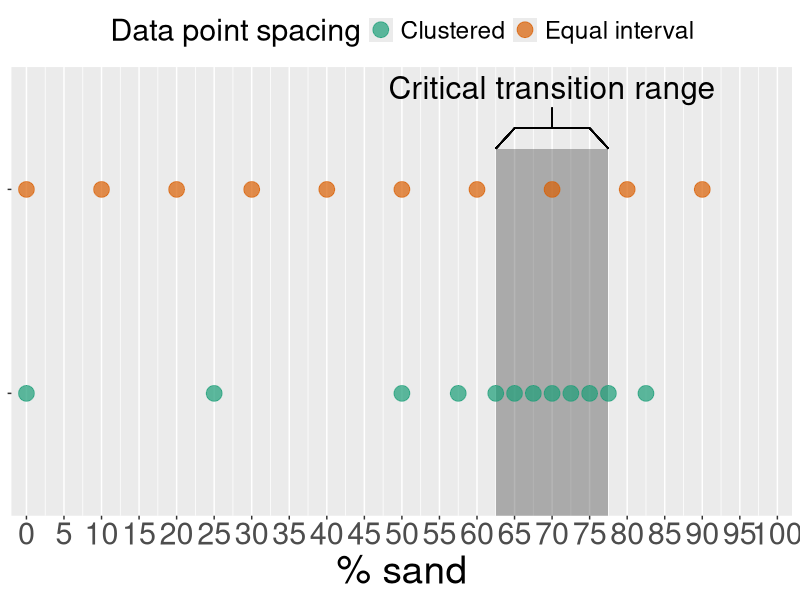

The R script that drew this image: (Note: this script raises an error after producing the figure.)
## ---- chunk 1
options(htmltools.dir.version = FALSE)
library(kableExtra)
knitr::opts_chunk$set(echo = F)
## ---- chunk 2
library(tidyverse)

sand_pcts <- tibble(method= c(rep("Equal interval", 10), rep("Clustered", 12) ),
       sand_pct= c(seq(0, 90, 10),
  c(0, 25,50,57.5,62.5,65,67.5,70,72.5,75, 77.5, 82.5))
)

sand_pcts_to_choose <- sand_pcts %>% 
    ggplot(aes(sand_pct, method, color=method))+
    geom_rect(xmin=62.5, xmax= 77.5, ymin=-Inf, ymax=2.2,
            alpha=1/50,
            color=NA)+geom_point(alpha=0.7, size= 5)+
  scale_x_continuous("% sand",
                     breaks = scales::breaks_width(width = 5, offset = 0),
                     limits = c(0, 100),
                     expand=expansion(mult=c(0,0), add = c(2,2)))+
  annotate("text",
           label= "Critical transition range",
           size=8,
           x= 70,
           y=2.5)+
    geom_segment(color= "black", x=65, xend= 75,
               y=2.3, yend=2.3)+
  geom_segment(color= "black", x=62.5, xend=65, y=2.2, yend=2.3)+
  geom_segment(color= "black", x=77.5, xend=75, y=2.2, yend=2.3)+
  geom_segment(color= "black", x=70, xend=70, y=2.3, yend=2.4)+
  scale_color_brewer(name= "Data point spacing",
                     palette = "Dark2")+
  theme(
    axis.text.y = element_blank(),
    axis.title.y = element_blank(),
    panel.grid.major.y =element_blank(),
    text = element_text(size=22),
    axis.text.x = element_text(size=22),
    axis.title.x = element_text(size=28),
    legend.position = "top"
  )
ggsave(plot= sand_pcts_to_choose, filename = 'choosing_sand_pcts_to_test.svg', height = 7, width = 16)
knitr::include_graphics('choosing_sand_pcts_to_test.svg')
## ---- chunk 3
scrs <- tibble(clay_pct= seq(0.1, 1, 0.1),
               silt_pct= 1- clay_pct,
               scr= silt_pct/clay_pct)
scrs_plot <- scrs %>% 
  ggplot(aes(clay_pct, scr))+
  geom_point()+
  labs(x= bquote("% < 2"~mu~"m"),
       y="Silt-to-clay ratio",
       title = bquote("Silt-to-clay ratio is deceiving because it is nonlinear with"~Delta~"% clay")
       )+
  theme(
    axis.title.y = element_text(angle=0, vjust = 0.5)
  )
scrs_plot
## ---- chunk 4
expt_design <- tribble(
  ~"Variable", ~"Class", ~"N", ~"Degrees of Freedom",
  "Sand %", "fixed", 12, 1,
  "Clay toughness",  "fixed", 4, 3,
  "Water content",  "fixed", 3, 1,
  "Block", "random", 3, 2, 
  "Day",   "random", 3, 2,
  "Residual error", NA, NA,  12*4*3*3 - 9,  
  "Total", " - ", (12*4*3*3), (12*4*3*3 -1)  )

expt_design %>% 
  kableExtra::kbl(caption = "Error terms for fixed and random effects." ,
                   align = 'llcc') %>% 
  kableExtra::row_spec(row = 7, bold = T) %>% 
  kableExtra::kable_styling()
## ---- chunk 5
expt_info <- tibble(
  experiment = as.character(1:4),
  description = c(
    "Clay type x sand %",
    "Same SCR for different clay minerals",
    "Sand properties x sand %",
    "Inventing new 3-way mixtures"
  ),
  n_mixes = c(4*12, 4*5, 4*5, 1*5*5),
  n_cylinders= n_mixes*3,
  est_weeks = n_mixes/4
  )

total_mixes <- sum(expt_info$n_mixes)
total_cyls <- sum(expt_info$n_cylinders)
total_weeks <- sum(expt_info$est_weeks)

expt_summary <- expt_info %>% 
  add_row(experiment= "Total",
          description= ' - ',
          n_mixes = total_mixes,
          n_cylinders = total_cyls,
          est_weeks = total_weeks)

expt_timeframe <- expt_summary %>%  
  kableExtra::kbl(align = 'clccc',,
                  digits = 0,
    col.names = c("Experiment", 
                  "Description", 
                  "# of mixes", 
                  "# of samples", 
                  "Estimated time (wk)")) %>% 
  row_spec(row = 4, hline_after = T ) %>% 
  row_spec(row = 5, bold=T ) %>% 
  kable_styling()
expt_timeframe
